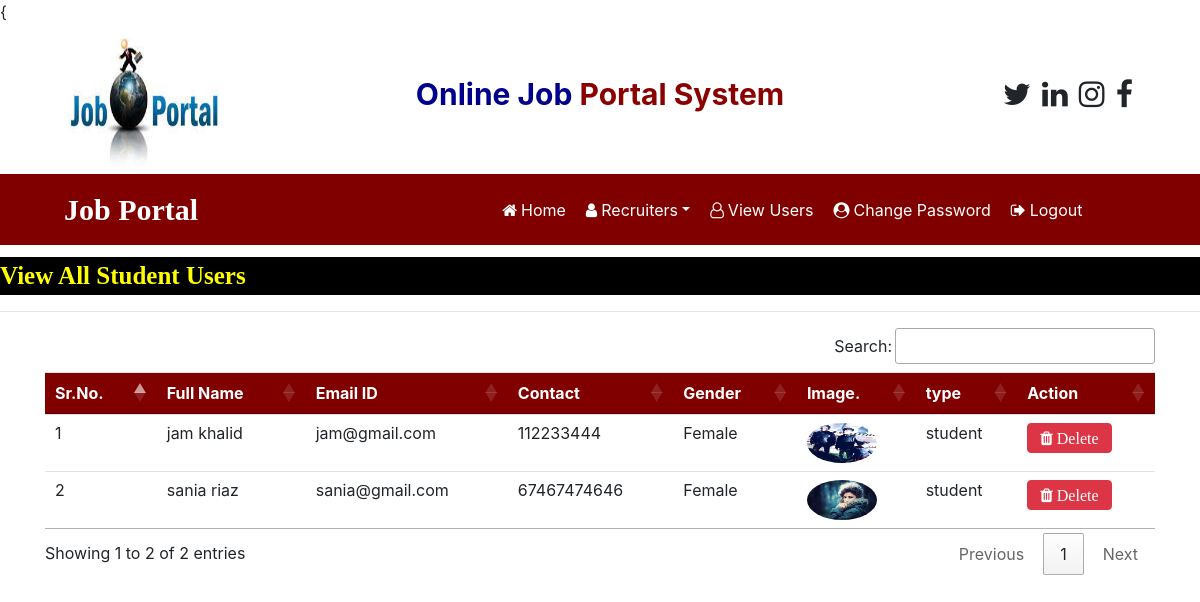
Page /view_users (signed in) on the committed database.
### job/models.py (models this page shows, shortened)
class StudentUser(models.Model):
    user = models.ForeignKey(User, on_delete=models.CASCADE)
    mobile = models.CharField(max_length=30,null=True)
    image = models.FileField(null=True)
    gender = models.CharField(max_length=30,null=True)
    type = models.CharField(max_length=15,null=True)

### job/views.py (the view)
# urls.py: path('view_users', view_users, name="view_users"),
def view_users(request):
    if not request.user.is_authenticated:
        return redirect('admin_login')
    data = StudentUser.objects.all()
    return render(request,'view_users.html',{'data':data})

### job/templates/view_users.html (shortened to what this page needs)
{{% load static %}
{% block content %}
{% include 'admin_navigation.html'  %}
<marquee style="font-family: 'Monotype Corsiva' ; font-size : 25px ; color : yellow ; background-color : black ; font-weight : bold ; margin-top: 1%">
    View  All Student Users
 </marquee>
 <hr>
 <div class="container">
 <table class="table table-hover " id="example">
     <thead style="background-color: maroon; color: white">
         <tr>
            <th>Sr.No.</th>
            <th>Full Name</th>
            <th>Email ID</th>
            <th>Contact</th>
            <th>Gender</th>
            <th>Image.</th>
            <th>type</th>
            <th>Action</th>
         </tr>
     </thead>
     <tboby>
         {% for i in data %}
         <tr>
             <td>{{ forloop.counter }} </td>
             <td>{{ i.user.first_name }} {{ i.user.last_name }}</td>
             <td>{{ i.user.username }}</td>
             <td>{{ i.mobile }}</td>
             <td>{{ i.gender }}</td>
             <td><img src="{{ i.image.url }}" style="width: 70px; height: 40px ; border-radius: 50%"></td>
             <td>{{ i.type }}</td>
             <td><a href="{% url 'delete_user' i.user.id %}"  class = "btn btn-danger btn-small fa fa-trash" onclick="return confirm('Are you want to delete this record?')"> Delete</a></td>
         </tr>
        {% endfor %}
     </tboby>
 </table>
{% endblock %}

### rows in the picture
StudentUser: user.first_name "jam", user.last_name "khalid", user.username "jam@gmail.com", mobile "112233444", gender "Female", image (picture), type "student"
StudentUser: user.first_name "sania", user.last_name "riaz", user.username "sania@gmail.com", mobile "67467474646", gender "Female", image (picture), type "student"
